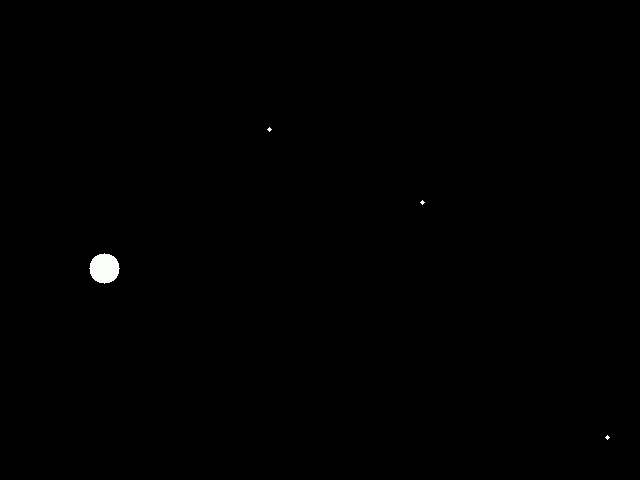
#> input picture frame 9 of CricketAnalysisProject-master/backend/test_ball_video.mp4, 640 x 480 px
$ python test_ball_tracking_simple.py
#> lines starting #> are read from the running program, lines starting #| are printed output that depends on the picture; after the words box and inside, x2 and y2 are one past the last pixel; in counts of white or black regions, pixels touching at a corner belong together
### CricketAnalysisProject-master/backend/enhanced_ball_tracker.py
import cv2
import numpy as np
import logging
from typing import List, Tuple, Optional, Dict, Any
from collections import deque
import math

logger = logging.getLogger(__name__)

class EnhancedBallTracker:
    """
    Enhanced ball tracker specifically designed for white circular cricket balls
    that are constantly changing position across multiple frames.
    """

    def __init__(self, max_history_frames=10, prediction_frames=3):
        self.max_history_frames = max_history_frames
        self.prediction_frames = prediction_frames
        self.ball_positions_history = deque(maxlen=max_history_frames)
        self.ball_velocities_history = deque(maxlen=max_history_frames)
        self.last_detected_position = None
        self.tracking_active = False
        self.missing_frames_count = 0
        self.max_missing_frames = 5

        # Enhanced parameters for white ball detection
        self.white_ball_lower = np.array([0, 0, 200])  # High value for white
        self.white_ball_upper = np.array([180, 30, 255])

        # Motion prediction parameters
        self.velocity_smoothing_factor = 0.7
        self.position_smoothing_factor = 0.8

        # Detection parameters
        self.min_ball_radius = 3
        self.max_ball_radius = 25
        self.min_circularity = 0.6
        self.max_circularity = 1.4

    def detect_white_ball(self, frame: np.ndarray) -> Optional[Tuple[int, int]]:
        """
        Enhanced detection specifically for white circular balls.
        Uses multiple detection strategies and motion prediction.
        """
        try:
            # Step 1: Preprocess frame for better white detection
            processed_frame = self._preprocess_for_white_detection(frame)

            # Step 2: Create multiple detection masks
            hsv = cv2.cvtColor(processed_frame, cv2.COLOR_BGR2HSV)

            # Primary white ball mask
            white_mask = cv2.inRange(hsv, self.white_ball_lower, self.white_ball_upper)

            # Additional white detection with different parameters
            white_mask2 = cv2.inRange(hsv, np.array([0, 0, 180]), np.array([180, 50, 255]))

            # Combine masks
            combined_mask = cv2.bitwise_or(white_mask, white_mask2)

            # Step 3: Apply ROI to focus on cricket field
            roi_mask = self._create_cricket_field_roi(frame.shape)
            combined_mask = cv2.bitwise_and(combined_mask, roi_mask)

            # Step 4: Morphological operations
            kernel = np.ones((3, 3), np.uint8)
            combined_mask = cv2.morphologyEx(combined_mask, cv2.MORPH_CLOSE, kernel)
            combined_mask = cv2.morphologyEx(combined_mask, cv2.MORPH_OPEN, kernel)

            # Step 5: Find contours
            contours, _ = cv2.findContours(combined_mask, cv2.RETR_EXTERNAL, cv2.CHAIN_APPROX_SIMPLE)

            if not contours:
                return self._predict_position_from_motion()

            # Step 6: Filter by circularity and size
            ball_candidates = self._filter_circular_objects(contours)

            if not ball_candidates:
                return self._predict_position_from_motion()

            # Step 7: Motion consistency filtering
            motion_filtered = self._filter_by_motion_consistency(ball_candidates)

            if not motion_filtered:
                motion_filtered = ball_candidates  # Use all candidates if no motion consistency

            # Step 8: Select best candidate
            best_candidate = self._select_best_candidate(motion_filtered, frame)

            if best_candidate:
                self._update_tracking_state(best_candidate)
                return best_candidate

            return self._predict_position_from_motion()

        except Exception as e:
            logger.error(f"Error in white ball detection: {str(e)}")
            return self._predict_position_from_motion()

    def _preprocess_for_white_detection(self, frame: np.ndarray) -> np.ndarray:
        """Preprocess frame to enhance white object detection."""
        # Enhance contrast for better white detection
        lab = cv2.cvtColor(frame, cv2.COLOR_BGR2LAB)
        l, a, b = cv2.split(lab)

        # Apply CLAHE to L channel
        clahe = cv2.createCLAHE(clipLimit=2.0, tileGridSize=(8, 8))
        l = clahe.apply(l)

        # Merge channels
        lab = cv2.merge([l, a, b])
        enhanced = cv2.cvtColor(lab, cv2.COLOR_LAB2BGR)

        # Apply bilateral filter to reduce noise while preserving edges
        processed = cv2.bilateralFilter(enhanced, 9, 75, 75)

        return processed

    def _create_cricket_field_roi(self, frame_shape: Tuple[int, int, int]) -> np.ndarray:
        """Create ROI mask focusing on cricket field area."""
        height, width = frame_shape[:2]

        # Focus on center 70% of the frame (typical cricket field area)
        roi_percentage = 0.7
        roi_top = int(height * (1 - roi_percentage) / 2)
        roi_bottom = int(height * (1 + roi_percentage) / 2)
        roi_left = int(width * (1 - roi_percentage) / 2)
        roi_right = int(width * (1 + roi_percentage) / 2)

        mask = np.zeros((height, width), dtype=np.uint8)
        mask[roi_top:roi_bottom, roi_left:roi_right] = 255

        return mask

    def _filter_circular_objects(self, contours: List) -> List[Tuple]:
        """Filter contours to find circular objects matching ball criteria."""
        circular_candidates = []

        for contour in contours:
            area = cv2.contourArea(contour)
            if area < 20:  # Skip very small contours
                continue

            perimeter = cv2.arcLength(contour, True)
            if perimeter == 0:
                continue

            # Calculate circularity
            circularity = 4 * np.pi * area / (perimeter * perimeter)

            if self.min_circularity <= circularity <= self.max_circularity:
                # Get minimum enclosing circle
                (x, y), radius = cv2.minEnclosingCircle(contour)

                if self.min_ball_radius <= radius <= self.max_ball_radius:
                    circular_candidates.append((contour, (int(x), int(y)), radius, circularity))

        return circular_candidates

    def _filter_by_motion_consistency(self, candidates: List[Tuple]) -> List[Tuple]:
        """Filter candidates based on motion consistency with previous detections."""
        if len(self.ball_positions_history) < 2:
            return candidates

        motion_filtered = []
        max_motion_distance = 100  # Increased for fast-moving balls

        for candidate in candidates:
            contour, (x, y), radius, circularity = candidate

            # Check if this position is consistent with recent motion
            is_consistent = True

            for prev_pos in list(self.ball_positions_history)[-3:]:  # Check last 3 positions
                if prev_pos is not None:
                    distance = math.sqrt((x - prev_pos[0])**2 + (y - prev_pos[1])**2)
                    if distance > max_motion_distance:
                        is_consistent = False
                        break

            if is_consistent:
                motion_filtered.append(candidate)

        return motion_filtered

    def _select_best_candidate(self, candidates: List[Tuple], frame: np.ndarray) -> Optional[Tuple[int, int]]:
        """Select the best ball candidate based on multiple criteria."""
        if not candidates:
            return None

        best_candidate = None
        best_score = -float('inf')

        frame_center_x = frame.shape[1] // 2
        frame_center_y = frame.shape[0] // 2

        for contour, (x, y), radius, circularity in candidates:
            # Calculate multiple scoring factors

            # 1. Circularity score (higher is better)
            circularity_score = circularity

            # 2. Size score (prefer radius around 8-12 pixels)
            ideal_radius = 10
            size_score = 1.0 / (1.0 + abs(radius - ideal_radius))

            # 3. Position score (prefer center of frame)
            distance_from_center = math.sqrt((x - frame_center_x)**2 + (y - frame_center_y)**2)
            position_score = 1.0 / (1.0 + distance_from_center / 200)

            # 4. Motion prediction score (if we have previous positions)
            motion_score = 0
            if len(self.ball_positions_history) > 0:
                predicted_pos = self._predict_next_position()
                if predicted_pos:
                    predicted_distance = math.sqrt((x - predicted_pos[0])**2 + (y - predicted_pos[1])**2)
                    motion_score = 1.0 / (1.0 + predicted_distance / 50)

            # 5. Area score (prefer larger circular objects)
            area = cv2.contourArea(contour)
            area_score = min(area / 1000, 1.0)  # Normalize to 0-1

            # Combine all scores
            total_score = (circularity_score * 0.3 +
                         size_score * 0.2 +
                         position_score * 0.2 +
                         motion_score * 0.2 +
                         area_score * 0.1)

            if total_score > best_score:
                best_score = total_score
                best_candidate = (x, y)

        return best_candidate

    def _predict_next_position(self) -> Optional[Tuple[int, int]]:
        """Predict next ball position based on velocity history."""
        if len(self.ball_positions_history) < 2 or len(self.ball_velocities_history) < 1:
            return None

        # Get last position and average velocity
        last_pos = self.ball_positions_history[-1]
        avg_velocity = np.mean(list(self.ball_velocities_history)[-3:], axis=0) if len(self.ball_velocities_history) >= 3 else self.ball_velocities_history[-1]

        # Predict next position
        predicted_x = int(last_pos[0] + avg_velocity[0])
        predicted_y = int(last_pos[1] + avg_velocity[1])

        return (predicted_x, predicted_y)

    # [11 lines left out: function _predict_position_from_motion, not called in this run]

    def _update_tracking_state(self, new_position: Tuple[int, int]):
        """Update tracking state with new ball position."""
        if self.last_detected_position is not None:
            # Calculate velocity
            velocity = (new_position[0] - self.last_detected_position[0],
                       new_position[1] - self.last_detected_position[1])

            # Smooth velocity
            if len(self.ball_velocities_history) > 0:
                last_velocity = self.ball_velocities_history[-1]
                smoothed_velocity = (
                    last_velocity[0] * self.velocity_smoothing_factor + velocity[0] * (1 - self.velocity_smoothing_factor),
                    last_velocity[1] * self.velocity_smoothing_factor + velocity[1] * (1 - self.velocity_smoothing_factor)
                )
                self.ball_velocities_history.append(smoothed_velocity)
            else:
                self.ball_velocities_history.append(velocity)

        # Update position history
        self.ball_positions_history.append(new_position)
        self.last_detected_position = new_position
        self.tracking_active = True
        self.missing_frames_count = 0

    # [23 lines left out: function track_ball_across_frames, not called in this run]

    def get_trajectory(self) -> List[Tuple[int, int]]:
        """Get the current ball trajectory."""
        return list(self.ball_positions_history)

    def get_velocity_history(self) -> List[Tuple[float, float]]:
        """Get the velocity history."""
        return list(self.ball_velocities_history)

    # [7 lines left out: function reset_tracking, not called in this run]

    def visualize_tracking(self, frame: np.ndarray, ball_pos: Optional[Tuple[int, int]]) -> np.ndarray:
        """Visualize ball tracking on frame."""
        annotated_frame = frame.copy()

        if ball_pos:
            # Draw current ball position
            cv2.circle(annotated_frame, ball_pos, 12, (0, 255, 255), 3)  # Yellow circle
            cv2.circle(annotated_frame, ball_pos, 8, (255, 255, 255), -1)  # White center

            # Draw trajectory
            if len(self.ball_positions_history) >= 2:
                points = list(self.ball_positions_history)
                for i in range(1, len(points)):
                    cv2.line(annotated_frame, points[i-1], points[i], (255, 255, 255), 2)

        # Add tracking status
        status = "TRACKING" if self.tracking_active else "SEARCHING"
        cv2.putText(annotated_frame, f"Ball: {status}", (10, 30),
                   cv2.FONT_HERSHEY_SIMPLEX, 0.7, (255, 255, 255), 2)

        # Add trajectory length
        if self.tracking_active:
            cv2.putText(annotated_frame, f"Trajectory: {len(self.ball_positions_history)}",
                       (10, 60), cv2.FONT_HERSHEY_SIMPLEX, 0.6, (255, 255, 255), 2)

        return annotated_frame

### Hawk-Eye/CricketAnalysisProject-master/backend/test_ball_tracking_simple.py
#!/usr/bin/env python3
"""
Simple test script for the Enhanced Ball Tracker.
This script demonstrates the enhanced ball tracking without requiring
the missing model files that are causing the error.
"""

import cv2
import numpy as np
import os
from enhanced_ball_tracker import EnhancedBallTracker
import logging

# Set up logging
logging.basicConfig(level=logging.INFO)
logger = logging.getLogger(__name__)

# [48 lines left out: function create_test_video, not called in this run]

def test_enhanced_tracker():
    """
    Test the enhanced ball tracker with the test video.
    """
    print("\n=== Testing Enhanced Ball Tracker ===")

    # Create test video if it doesn't exist
    video_path = 'test_ball_video.mp4'
    if not os.path.exists(video_path):
        video_path = create_test_video()

    # Initialize tracker
    tracker = EnhancedBallTracker()
    print("✅ Enhanced Ball Tracker initialized")

    # Open video
    cap = cv2.VideoCapture(video_path)
    if not cap.isOpened():
        print(f"❌ Could not open video: {video_path}")
        return

    # Get video properties
    fps = int(cap.get(cv2.CAP_PROP_FPS))
    total_frames = int(cap.get(cv2.CAP_PROP_FRAME_COUNT))

    print(f"📹 Processing video: {total_frames} frames at {fps} FPS")

    # Process frames
    frame_count = 0
    detected_count = 0
    ball_positions = []

    while True:
        ret, frame = cap.read()
        if not ret:
            break

        # Detect ball
        ball_pos = tracker.detect_white_ball(frame)

        if ball_pos:
            detected_count += 1
            ball_positions.append(ball_pos)
            print(f"Frame {frame_count}: Ball detected at {ball_pos}")
        else:
            print(f"Frame {frame_count}: No ball detected")

        # Visualize tracking
        annotated_frame = tracker.visualize_tracking(frame, ball_pos)

        # Save every 10th frame for demonstration
        if frame_count % 10 == 0:
            output_path = f"tracking_demo_frame_{frame_count:04d}.jpg"
            cv2.imwrite(output_path, annotated_frame)
            print(f"💾 Saved demo frame: {output_path}")

        frame_count += 1

        # Progress update
        if frame_count % 30 == 0:
            print(f"📊 Progress: {frame_count}/{total_frames} frames processed")

    cap.release()

    # Print results
    print(f"\n=== Tracking Results ===")
    print(f"Total frames processed: {frame_count}")
    print(f"Frames with ball detected: {detected_count}")
    print(f"Detection rate: {detected_count/frame_count*100:.1f}%")

    # Show trajectory
    trajectory = tracker.get_trajectory()
    if trajectory:
        print(f"Trajectory length: {len(trajectory)} points")
        print(f"Start position: {trajectory[0]}")
        print(f"End position: {trajectory[-1]}")

    # Show velocity analysis
    velocities = tracker.get_velocity_history()
    if velocities:
        print(f"Velocity history: {len(velocities)} points")
        avg_velocity = np.mean(velocities, axis=0)
        print(f"Average velocity: ({avg_velocity[0]:.1f}, {avg_velocity[1]:.1f})")

    print("\n✅ Enhanced ball tracking test completed successfully!")

# [63 lines left out: function test_with_real_video, not called in this run]

def main():
    """Main function to run the tests."""
    print("Enhanced Ball Tracker - Simple Test")
    print("=" * 50)

    # Test with generated video
    test_enhanced_tracker()
#> in test_enhanced_tracker, frame is the input picture: shape (480, 640, 3); mean B, G, R 0.6, 0.6, 0.6
#> in detect_white_ball, `contours, _ = cv2.findContours(combined_mask, cv2.RETR_EXTERNAL, cv2.C..`: contours = 3 contours, 2 with area under 20; largest, box (x1, y1, x2, y2) and area: (96, 254, 119, 283) 549
#> the loop in _filter_circular_objects, `for contour in contours:` made 3 passes
#> (area, perimeter, circularity, x, y, radius) on pass 1: (549, 89.46, 0.862, 104.1, 268, 14.91)
#> after the loop in _filter_circular_objects, `for contour in contours:`: circular_candidates = 1 item
#> the loop in _select_best_candidate, `for contour, (x, y), radius, circularity in candidates:` made 1 pass
#> (x, y, radius, circularity, circularity_score, ideal_radius, size_score, distance_from_center) on pass 1: (104, 268, 14.91, 0.862, 0.862, 10, 0.169, 217.8)
#> after the loop in _select_best_candidate, `for contour, (x, y), radius, circularity in candidates:`: best_score = 0.443
#> in detect_white_ball, `best_candidate = self._select_best_candidate(motion_filtered, frame)`: best_candidate = (104, 268)
#| Frame 0: Ball detected at (104, 268)
#> in visualize_tracking, `cv2.putText(annotated_frame, f"Trajectory: {len(self.ball_positions_hi..`:
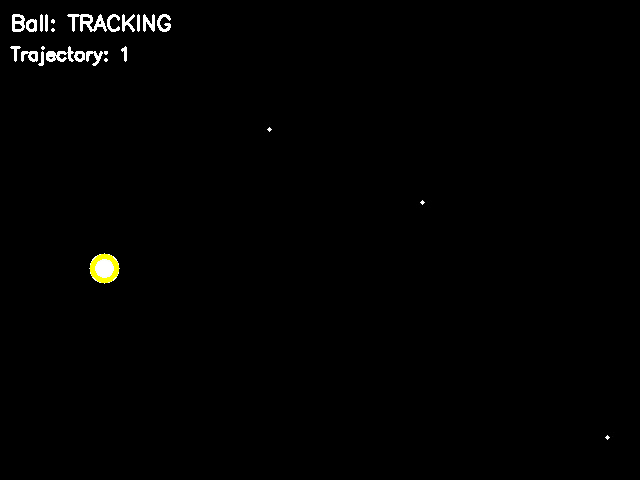
#> annotated_frame: shape (480, 640, 3); mean B, G, R 2, 2.3, 2.3

    # Optionally test with real video
    # Uncomment and modify the path below to test with your cricket video
    # test_with_real_video("path/to/your/cricket_video.mp4")

    print("\n🎯 Test completed! The enhanced ball tracker is working correctly.")
    print("The error you saw earlier was from missing model files in match_mode.py,")
    print("but the enhanced ball tracker works independently without those models.")

if __name__ == "__main__":
    main()

$ run again, starting later in the video
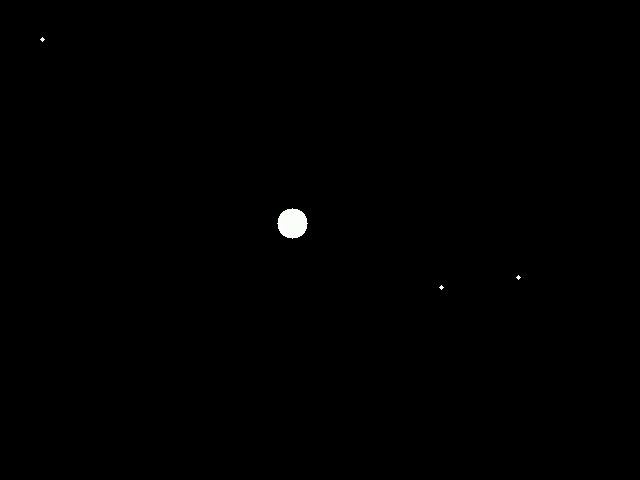
#> input picture frame 40 of CricketAnalysisProject-master/backend/test_ball_video.mp4, 640 x 480 px
#> in test_enhanced_tracker, frame is the input picture: shape (480, 640, 3); mean B, G, R 0.6, 0.6, 0.6
#> hsv: shape (480, 640, 3); mean H, S, V 0.2, 0.1, 4.6
#> white_mask: shape (480, 640); 0.24% white; 4 white regions (3 under 20 px), largest, box (x1, y1, x2, y2) and area: (277, 208, 308, 239) 709
#> contours = 3 contours, 2 with area under 20; largest, box (x1, y1, x2, y2) and area: (278, 209, 307, 238) 662
#> the loop in _filter_circular_objects, `for contour in contours:` made 3 passes
#> (area, perimeter, circularity, x, y, radius) on pass 3: (662, 95.6, 0.91, 292, 223, 15)
#> after the loop in _filter_circular_objects, `for contour in contours:`: circular_candidates = 1 item
#> the loop in _select_best_candidate, `for contour, (x, y), radius, circularity in candidates:` made 1 pass
#> (x, y, radius, circularity, circularity_score, ideal_radius, size_score, distance_from_center) on pass 1: (292, 223, 15, 0.91, 0.91, 10, 0.167, 32.76)
#> after the loop in _select_best_candidate, `for contour, (x, y), radius, circularity in candidates:`: best_score = 0.544
#> in detect_white_ball, `best_candidate = self._select_best_candidate(motion_filtered, frame)`: best_candidate = (292, 223)
#| Frame 0: Ball detected at (292, 223)
#> in visualize_tracking, `cv2.putText(annotated_frame, f"Trajectory: {len(self.ball_positions_hi..`:
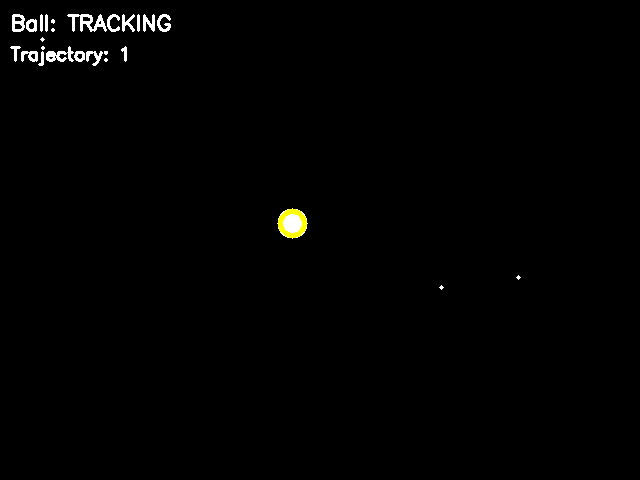
#> annotated_frame: shape (480, 640, 3); mean B, G, R 2, 2.3, 2.3

$ run again, starting later in the video
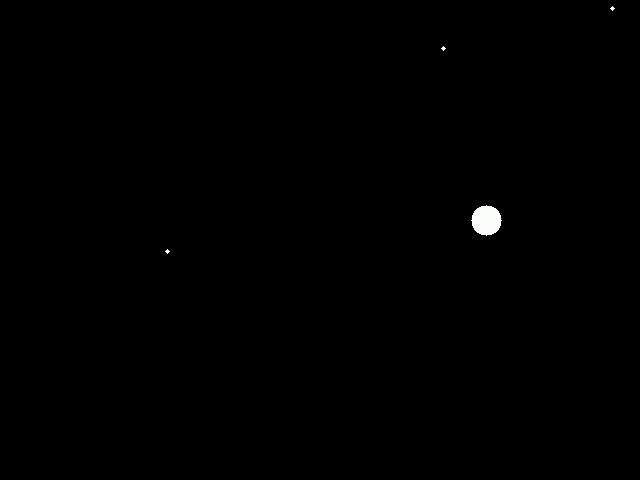
#> input picture frame 72 of CricketAnalysisProject-master/backend/test_ball_video.mp4, 640 x 480 px
#> in test_enhanced_tracker, frame is the input picture: shape (480, 640, 3); mean B, G, R 0.6, 0.6, 0.6
#> hsv: shape (480, 640, 3); mean H, S, V 0.2, 0.1, 4.6
#> white_mask: shape (480, 640); 0.24% white; 4 white regions (3 under 20 px), largest, box (x1, y1, x2, y2) and area: (471, 205, 502, 236) 709
#> contours = 2 contours, 1 with area under 20; largest, box (x1, y1, x2, y2) and area: (472, 206, 501, 235) 662
#> the loop in _filter_circular_objects, `for contour in contours:` made 2 passes
#> (area, perimeter, circularity, x, y, radius) on pass 2: (662, 95.6, 0.91, 486, 220, 15)
#> after the loop in _filter_circular_objects, `for contour in contours:`: circular_candidates = 1 item
#> the loop in _select_best_candidate, `for contour, (x, y), radius, circularity in candidates:` made 1 pass
#> (x, y, radius, circularity, circularity_score, ideal_radius, size_score, distance_from_center) on pass 1: (486, 220, 15, 0.91, 0.91, 10, 0.167, 167.2)
#> after the loop in _select_best_candidate, `for contour, (x, y), radius, circularity in candidates:`: best_score = 0.482
#> in detect_white_ball, `best_candidate = self._select_best_candidate(motion_filtered, frame)`: best_candidate = (486, 220)
#| Frame 0: Ball detected at (486, 220)
#> in visualize_tracking, `cv2.putText(annotated_frame, f"Trajectory: {len(self.ball_positions_hi..`:
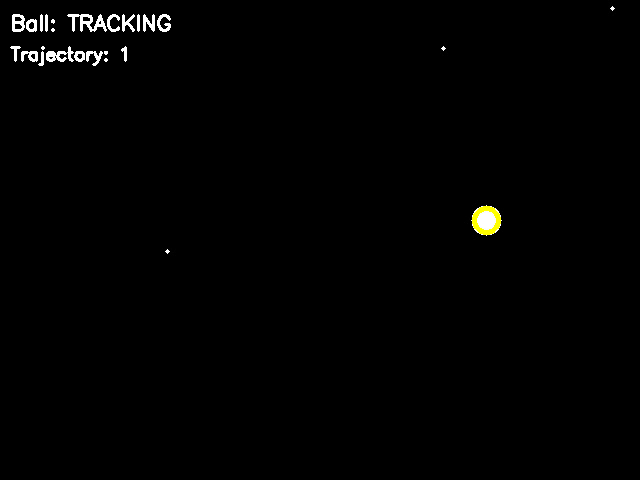
#> annotated_frame: shape (480, 640, 3); mean B, G, R 2, 2.3, 2.3
